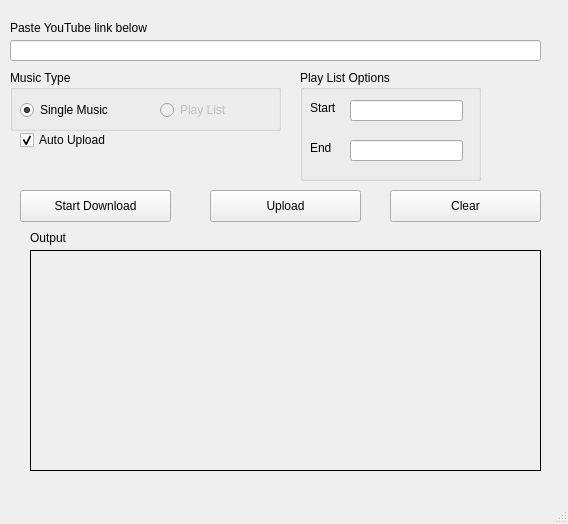
<?xml version="1.0" encoding="UTF-8"?>
<ui version="4.0">
 <class>MainWindow</class>
 <widget class="QMainWindow" name="MainWindow">
  <property name="geometry">
   <rect>
    <x>0</x>
    <y>0</y>
    <width>568</width>
    <height>524</height>
   </rect>
  </property>
  <property name="windowTitle">
   <string>Youtube MP3 Downloader</string>
  </property>
  <widget class="QWidget" name="centralwidget">
   <widget class="QLabel" name="label">
    <property name="geometry">
     <rect>
      <x>10</x>
      <y>20</y>
      <width>221</width>
      <height>16</height>
     </rect>
    </property>
    <property name="text">
     <string>Paste YouTube link below</string>
    </property>
   </widget>
   <widget class="QLineEdit" name="urlEdit">
    <property name="geometry">
     <rect>
      <x>10</x>
      <y>40</y>
      <width>531</width>
      <height>21</height>
     </rect>
    </property>
    <property name="placeholderText">
     <string notr="true"/>
    </property>
   </widget>
   <widget class="QGroupBox" name="groupBox">
    <property name="geometry">
     <rect>
      <x>10</x>
      <y>70</y>
      <width>271</width>
      <height>61</height>
     </rect>
    </property>
    <property name="title">
     <string>Music Type</string>
    </property>
    <widget class="QRadioButton" name="singleMusicRadioButton">
     <property name="geometry">
      <rect>
       <x>10</x>
       <y>30</y>
       <width>99</width>
       <height>20</height>
      </rect>
     </property>
     <property name="text">
      <string>Single Music</string>
     </property>
     <property name="checked">
      <bool>true</bool>
     </property>
    </widget>
    <widget class="QRadioButton" name="playlistRadioButton">
     <property name="enabled">
      <bool>false</bool>
     </property>
     <property name="geometry">
      <rect>
       <x>150</x>
       <y>30</y>
       <width>99</width>
       <height>20</height>
      </rect>
     </property>
     <property name="text">
      <string>Play List</string>
     </property>
    </widget>
   </widget>
   <widget class="QGroupBox" name="playListOptionGroup">
    <property name="geometry">
     <rect>
      <x>300</x>
      <y>70</y>
      <width>181</width>
      <height>111</height>
     </rect>
    </property>
    <property name="title">
     <string>Play List Options</string>
    </property>
    <widget class="QLineEdit" name="startEdit">
     <property name="geometry">
      <rect>
       <x>50</x>
       <y>30</y>
       <width>113</width>
       <height>21</height>
      </rect>
     </property>
     <property name="text">
      <string notr="true"/>
     </property>
     <property name="maxLength">
      <number>4</number>
     </property>
     <property name="placeholderText">
      <string/>
     </property>
    </widget>
    <widget class="QLineEdit" name="endEdit">
     <property name="geometry">
      <rect>
       <x>50</x>
       <y>70</y>
       <width>113</width>
       <height>21</height>
      </rect>
     </property>
     <property name="maxLength">
      <number>4</number>
     </property>
    </widget>
    <widget class="QLabel" name="startLabel">
     <property name="geometry">
      <rect>
       <x>10</x>
       <y>30</y>
       <width>60</width>
       <height>16</height>
      </rect>
     </property>
     <property name="text">
      <string>Start</string>
     </property>
    </widget>
    <widget class="QLabel" name="endLabel">
     <property name="geometry">
      <rect>
       <x>10</x>
       <y>70</y>
       <width>60</width>
       <height>16</height>
      </rect>
     </property>
     <property name="text">
      <string>End</string>
     </property>
    </widget>
   </widget>
   <widget class="QPushButton" name="startButton">
    <property name="geometry">
     <rect>
      <x>20</x>
      <y>190</y>
      <width>151</width>
      <height>32</height>
     </rect>
    </property>
    <property name="text">
     <string>Start Download</string>
    </property>
   </widget>
   <widget class="QLabel" name="outputLabel">
    <property name="geometry">
     <rect>
      <x>30</x>
      <y>250</y>
      <width>511</width>
      <height>221</height>
     </rect>
    </property>
    <property name="frameShape">
     <enum>QFrame::Box</enum>
    </property>
    <property name="text">
     <string/>
    </property>
    <property name="alignment">
     <set>Qt::AlignLeading|Qt::AlignLeft|Qt::AlignTop</set>
    </property>
    <property name="wordWrap">
     <bool>true</bool>
    </property>
   </widget>
   <widget class="QLabel" name="label_5">
    <property name="geometry">
     <rect>
      <x>30</x>
      <y>230</y>
      <width>60</width>
      <height>16</height>
     </rect>
    </property>
    <property name="text">
     <string>Output</string>
    </property>
   </widget>
   <widget class="QPushButton" name="uploadButton">
    <property name="geometry">
     <rect>
      <x>210</x>
      <y>190</y>
      <width>151</width>
      <height>32</height>
     </rect>
    </property>
    <property name="text">
     <string>Upload</string>
    </property>
   </widget>
   <widget class="QPushButton" name="cancelButton">
    <property name="geometry">
     <rect>
      <x>390</x>
      <y>190</y>
      <width>151</width>
      <height>32</height>
     </rect>
    </property>
    <property name="text">
     <string>Clear</string>
    </property>
   </widget>
   <widget class="QCheckBox" name="autoUploadCheck">
    <property name="geometry">
     <rect>
      <x>20</x>
      <y>130</y>
      <width>221</width>
      <height>20</height>
     </rect>
    </property>
    <property name="text">
     <string>Auto Upload</string>
    </property>
    <property name="checked">
     <bool>true</bool>
    </property>
   </widget>
  </widget>
  <widget class="QMenuBar" name="menubar">
   <property name="geometry">
    <rect>
     <x>0</x>
     <y>0</y>
     <width>568</width>
     <height>22</height>
    </rect>
   </property>
  </widget>
  <widget class="QStatusBar" name="statusbar"/>
 </widget>
 <resources/>
 <connections/>
</ui>
